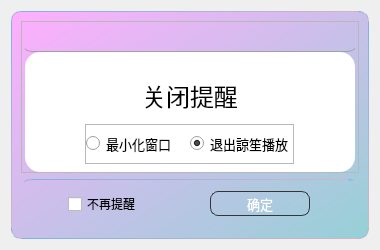
<?xml version="1.0" encoding="UTF-8"?>
<ui version="4.0">
 <class>exit</class>
 <widget class="QWidget" name="exit">
  <property name="geometry">
   <rect>
    <x>0</x>
    <y>0</y>
    <width>376</width>
    <height>0</height>
   </rect>
  </property>
  <property name="windowTitle">
   <string>Form</string>
  </property>
  <property name="styleSheet">
   <string notr="true">exit:{
opacity :1;
background-color: rgba(255, 255, 255, 0);}
</string>
  </property>
  <layout class="QHBoxLayout" name="horizontalLayout_4">
   <item>
    <widget class="QFrame" name="frame_exit_main">
     <property name="minimumSize">
      <size>
       <width>358</width>
       <height>228</height>
      </size>
     </property>
     <property name="maximumSize">
      <size>
       <width>358</width>
       <height>228</height>
      </size>
     </property>
     <property name="styleSheet">
      <string notr="true">
#frame_exit_main{   
border:none;
	background-color: qlineargradient(spread:pad, x1:0, y1:0, x2:1, y2:1, stop:0 rgba(255, 174, 254, 255), stop:1 rgba(149, 209, 214, 255));
 border-top:1px solid qlineargradient(spread:pad, x1:0, y1:0, x2:1, y2:1, stop:0 rgba(84, 177, 239, 255), stop:1 rgba(255, 182, 183, 255));
    border-bottom:1px solid qlineargradient(spread:pad, x1:0, y1:0, x2:1, y2:1, stop:0 rgba(84, 177, 239, 255), stop:1 rgba(255, 182, 183, 255));
    border-right:1px solid qlineargradient(spread:pad, x1:0, y1:0, x2:1, y2:1, stop:0 rgba(84, 177, 239, 255), stop:1 rgba(255, 182, 183, 255));
	border-left:1px solid qlineargradient(spread:pad, x1:0, y1:0, x2:1, y2:1, stop:0 rgba(84, 177, 239, 255), stop:1 rgba(255, 182, 183, 255));
    border-top-right-radius:10px;
    border-bottom-right-radius:10px;
	border-top-left-radius:10px;
    border-bottom-left-radius:10px;}</string>
     </property>
     <property name="frameShape">
      <enum>QFrame::StyledPanel</enum>
     </property>
     <property name="frameShadow">
      <enum>QFrame::Raised</enum>
     </property>
     <layout class="QVBoxLayout" name="verticalLayout">
      <item>
       <widget class="QFrame" name="frame_exit">
        <property name="styleSheet">
         <string notr="true"/>
        </property>
        <property name="frameShape">
         <enum>QFrame::StyledPanel</enum>
        </property>
        <property name="frameShadow">
         <enum>QFrame::Raised</enum>
        </property>
        <layout class="QVBoxLayout" name="verticalLayout_2">
         <property name="spacing">
          <number>0</number>
         </property>
         <property name="leftMargin">
          <number>0</number>
         </property>
         <property name="topMargin">
          <number>0</number>
         </property>
         <property name="rightMargin">
          <number>0</number>
         </property>
         <property name="bottomMargin">
          <number>0</number>
         </property>
         <item alignment="Qt::AlignTop">
          <widget class="QFrame" name="frame_exit_2">
           <property name="minimumSize">
            <size>
             <width>0</width>
             <height>30</height>
            </size>
           </property>
           <property name="maximumSize">
            <size>
             <width>16777215</width>
             <height>30</height>
            </size>
           </property>
           <property name="styleSheet">
            <string notr="true">border:none;
border-bottom: 1px solid  rgb(161, 161, 161); 
border-radius:10px;</string>
           </property>
           <layout class="QHBoxLayout" name="horizontalLayout_2">
            <property name="spacing">
             <number>0</number>
            </property>
            <property name="leftMargin">
             <number>0</number>
            </property>
            <property name="topMargin">
             <number>0</number>
            </property>
            <property name="rightMargin">
             <number>0</number>
            </property>
            <property name="bottomMargin">
             <number>0</number>
            </property>
            <item>
             <spacer name="horizontalSpacer_exit">
              <property name="orientation">
               <enum>Qt::Horizontal</enum>
              </property>
              <property name="sizeHint" stdset="0">
               <size>
                <width>340</width>
                <height>4</height>
               </size>
              </property>
             </spacer>
            </item>
            <item>
             <widget class="QPushButton" name="pushButton_exit_2_2">
              <property name="minimumSize">
               <size>
                <width>20</width>
                <height>20</height>
               </size>
              </property>
              <property name="maximumSize">
               <size>
                <width>20</width>
                <height>20</height>
               </size>
              </property>
              <property name="styleSheet">
               <string notr="true">QPushButton{border:none;border-radius:12px;color: rgb(255, 255, 255);border-radius:8px; } QPushButton:hover{background-color: qlineargradient(spread:pad, x1:0, y1:0, x2:1, y2:1, stop:0 rgba(255, 174, 254, 255), stop:1 rgba(149, 209, 214, 255));
}

</string>
              </property>
              <property name="text">
               <string/>
              </property>
              <property name="icon">
               <iconset resource="../pic/icon.qrc">
                <normaloff>:/icon/icon/exit_black.png</normaloff>:/icon/icon/exit_black.png</iconset>
              </property>
              <property name="iconSize">
               <size>
                <width>20</width>
                <height>20</height>
               </size>
              </property>
             </widget>
            </item>
           </layout>
          </widget>
         </item>
         <item alignment="Qt::AlignHCenter">
          <widget class="QFrame" name="frame_label_exit">
           <property name="minimumSize">
            <size>
             <width>330</width>
             <height>120</height>
            </size>
           </property>
           <property name="maximumSize">
            <size>
             <width>330</width>
             <height>120</height>
            </size>
           </property>
           <property name="styleSheet">
            <string notr="true">#frame_label_exit{;
	background-color: rgb(255, 255, 255);
border-radius:15px}</string>
           </property>
           <property name="frameShape">
            <enum>QFrame::StyledPanel</enum>
           </property>
           <property name="frameShadow">
            <enum>QFrame::Raised</enum>
           </property>
           <layout class="QVBoxLayout" name="verticalLayout_exit">
            <property name="spacing">
             <number>0</number>
            </property>
            <property name="leftMargin">
             <number>0</number>
            </property>
            <property name="topMargin">
             <number>0</number>
            </property>
            <property name="rightMargin">
             <number>0</number>
            </property>
            <property name="bottomMargin">
             <number>0</number>
            </property>
            <item>
             <widget class="QLabel" name="label_exit">
              <property name="minimumSize">
               <size>
                <width>0</width>
                <height>60</height>
               </size>
              </property>
              <property name="maximumSize">
               <size>
                <width>16777215</width>
                <height>60</height>
               </size>
              </property>
              <property name="font">
               <font>
                <family>微软雅黑</family>
                <pointsize>18</pointsize>
                <weight>50</weight>
                <bold>false</bold>
               </font>
              </property>
              <property name="styleSheet">
               <string notr="true">padding-top:15px</string>
              </property>
              <property name="text">
               <string>关闭提醒</string>
              </property>
              <property name="alignment">
               <set>Qt::AlignCenter</set>
              </property>
             </widget>
            </item>
            <item alignment="Qt::AlignHCenter">
             <widget class="QFrame" name="frame_exit_3">
              <property name="minimumSize">
               <size>
                <width>0</width>
                <height>40</height>
               </size>
              </property>
              <property name="maximumSize">
               <size>
                <width>16777215</width>
                <height>40</height>
               </size>
              </property>
              <property name="frameShape">
               <enum>QFrame::StyledPanel</enum>
              </property>
              <property name="frameShadow">
               <enum>QFrame::Raised</enum>
              </property>
              <layout class="QHBoxLayout" name="horizontalLayout_3">
               <property name="spacing">
                <number>0</number>
               </property>
               <property name="leftMargin">
                <number>0</number>
               </property>
               <property name="topMargin">
                <number>0</number>
               </property>
               <property name="rightMargin">
                <number>0</number>
               </property>
               <property name="bottomMargin">
                <number>0</number>
               </property>
               <item alignment="Qt::AlignHCenter">
                <widget class="QRadioButton" name="radioButton_exit">
                 <property name="minimumSize">
                  <size>
                   <width>0</width>
                   <height>35</height>
                  </size>
                 </property>
                 <property name="maximumSize">
                  <size>
                   <width>16777215</width>
                   <height>35</height>
                  </size>
                 </property>
                 <property name="font">
                  <font>
                   <family>本墨字语</family>
                   <pointsize>10</pointsize>
                  </font>
                 </property>
                 <property name="layoutDirection">
                  <enum>Qt::LeftToRight</enum>
                 </property>
                 <property name="styleSheet">
                  <string notr="true"/>
                 </property>
                 <property name="text">
                  <string>最小化窗口    </string>
                 </property>
                </widget>
               </item>
               <item alignment="Qt::AlignHCenter">
                <widget class="QRadioButton" name="radioButton_exit_2">
                 <property name="minimumSize">
                  <size>
                   <width>0</width>
                   <height>35</height>
                  </size>
                 </property>
                 <property name="maximumSize">
                  <size>
                   <width>16777215</width>
                   <height>35</height>
                  </size>
                 </property>
                 <property name="font">
                  <font>
                   <family>本墨字语</family>
                   <pointsize>10</pointsize>
                  </font>
                 </property>
                 <property name="styleSheet">
                  <string notr="true"/>
                 </property>
                 <property name="text">
                  <string>退出諒笙播放</string>
                 </property>
                 <property name="checked">
                  <bool>true</bool>
                 </property>
                </widget>
               </item>
              </layout>
             </widget>
            </item>
           </layout>
          </widget>
         </item>
        </layout>
       </widget>
      </item>
      <item>
       <widget class="QWidget" name="widget_exit" native="true">
        <property name="minimumSize">
         <size>
          <width>0</width>
          <height>50</height>
         </size>
        </property>
        <property name="maximumSize">
         <size>
          <width>16777215</width>
          <height>50</height>
         </size>
        </property>
        <property name="styleSheet">
         <string notr="true">#widget_exit{border:none;border-radius:10px;
border-top:1px solid   qlineargradient(spread:pad, x1:0, y1:0, x2:1, y2:1, stop:0 rgba(84, 177, 239, 255), stop:1 rgba(255, 182, 183, 255)); }</string>
        </property>
        <layout class="QHBoxLayout" name="horizontalLayout">
         <property name="spacing">
          <number>0</number>
         </property>
         <property name="leftMargin">
          <number>5</number>
         </property>
         <property name="topMargin">
          <number>0</number>
         </property>
         <property name="rightMargin">
          <number>5</number>
         </property>
         <property name="bottomMargin">
          <number>0</number>
         </property>
         <item>
          <widget class="QCheckBox" name="checkBox_exit">
           <property name="minimumSize">
            <size>
             <width>100</width>
             <height>0</height>
            </size>
           </property>
           <property name="maximumSize">
            <size>
             <width>100</width>
             <height>16777215</height>
            </size>
           </property>
           <property name="font">
            <font>
             <family>本墨字语</family>
             <pointsize>9</pointsize>
            </font>
           </property>
           <property name="styleSheet">
            <string notr="true"/>
           </property>
           <property name="text">
            <string>不再提醒</string>
           </property>
          </widget>
         </item>
         <item>
          <widget class="QPushButton" name="pushButton_exit_ok">
           <property name="minimumSize">
            <size>
             <width>100</width>
             <height>25</height>
            </size>
           </property>
           <property name="maximumSize">
            <size>
             <width>100</width>
             <height>25</height>
            </size>
           </property>
           <property name="font">
            <font>
             <family>本墨字语</family>
             <pointsize>10</pointsize>
             <weight>50</weight>
             <bold>false</bold>
            </font>
           </property>
           <property name="styleSheet">
            <string notr="true">QPushButton{;color: rgb(255, 255, 255);border-radius:8px;border: 1px solid  rgb(53, 53, 53); } QPushButton:hover{
	background-color: qlineargradient(spread:pad, x1:0, y1:0, x2:1, y2:1, stop:0 rgba(255, 174, 254, 255), stop:1 rgba(149, 209, 214, 255));
}
</string>
           </property>
           <property name="text">
            <string>确定</string>
           </property>
          </widget>
         </item>
        </layout>
       </widget>
      </item>
     </layout>
    </widget>
   </item>
  </layout>
 </widget>
 <resources>
  <include location="../pic/icon.qrc"/>
 </resources>
 <connections/>
</ui>
